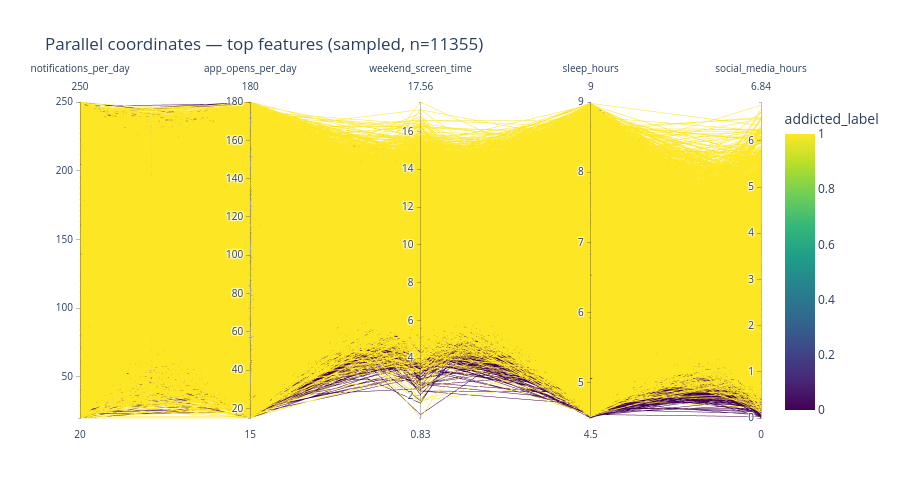

Write notebook code for a chart like this one.
### Markdown cell above
## 7. Parallel coordinates — top features colored by addiction

An interactive-only view: drag along any axis to brush a range and see how it filters the
other axes. Lines are colored by `addicted_label`.

### Code cell
pc_cols = ["notifications_per_day", "app_opens_per_day", "weekend_screen_time",
           "sleep_hours", "social_media_hours"]
pc_data = sample[pc_cols + [TARGET]].dropna()

fig = px.parallel_coordinates(
    pc_data, dimensions=pc_cols, color=TARGET,
    color_continuous_scale="Viridis",
    title="Parallel coordinates — top features (sampled, n=%d)" % len(pc_data),
)
fig.update_layout(height=500)
fig.show()

### Figure 1 — Plotly figure (JSON) as saved in the notebook; plotly's stock layout.template omitted (floating-point values rounded to 4 significant figures; data arrays with more than 128 entries replaced by an {"elided": "..."} marker saying what was removed)
{"data": [{"dimensions": [{"label": "notifications_per_day", "values": {"elided": "11355 float values"}}, {"label": "app_opens_per_day", "values": {"elided": "11355 float values"}}, {"label": "weekend_screen_time", "values": {"elided": "11355 float values"}}, {"label": "sleep_hours", "values": {"elided": "11355 float values"}}, {"label": "social_media_hours", "values": {"elided": "11355 float values"}}], "domain": {"x": [0.0, 1.0], "y": [0.0, 1.0]}, "line": {"color": {"elided": "11355 int values"}, "coloraxis": "coloraxis"}, "name": "", "type": "parcoords"}], "layout": {"coloraxis": {"colorbar": {"title": {"text": "addicted_label"}}, "colorscale": [[0.0, "#440154"], [0.1111, "#482878"], [0.2222, "#3e4989"], [0.3333, "#31688e"], [0.4444, "#26828e"], [0.5556, "#1f9e89"], [0.6667, "#35b779"], [0.7778, "#6ece58"], [0.8889, "#b5de2b"], [1.0, "#fde725"]]}, "height": 500, "legend": {"tracegroupgap": 0}, "title": {"text": "Parallel coordinates — top features (sampled, n=11355)"}}}
